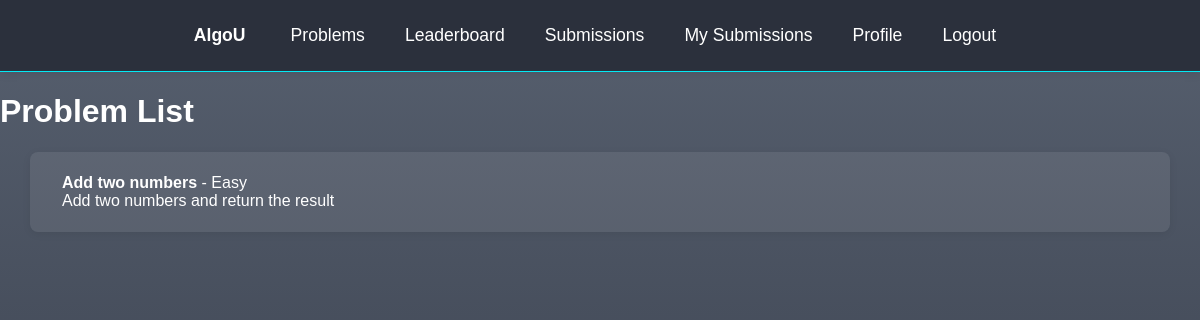
Screenshot of /problems/list/ (signed in) with the database file from the repository.
### problems/models.py (models this page shows, shortened)
class Problem(models.Model):
    title = models.CharField(max_length=200)
    description = models.TextField()
    difficulty = models.CharField(max_length=50)

### problems/views.py (the view)
# urls.py: path('list/', views.problem_list, name='problem-list'),
def problem_list(request):
    problems = Problem.objects.all()
    return render(request, 'problemList.html', {'problems': problems})

### problems/templates/problemList.html (shortened to what this page needs)
{% load static %}
<!DOCTYPE html>
<html lang="en">
<head>
    <link rel="stylesheet" href="{% static 'problemList.css' %}">
</head>
<body>
    {% include 'navbar.html' %}
    <h1>Problem List</h1>
    <ul style="list-style: none; padding: 0; margin: 0;">
        {% for problem in problems %}
        <li>
            <a href="{% url 'problem-detail' problem.id %}" style="text-decoration: none;">
                <div class="problem-box">
                    <strong>{{ problem.title }}</strong> - {{ problem.difficulty }}
                    <br>
                    {{ problem.description }}
                </div>
            </a>
        </li>
        {% empty %}
        <li>
            No problems available.
        </li>
        {% endfor %}
    </ul>
</body>
</html>

### problems/static/problemList.css (style rules this page uses)
body { margin: 0; padding: 0; font-family: Arial, Helvetica, sans-serif; background: linear-gradient(#57606f, #2f3542); height: 100vh; color: #fff; }
.problem-box { background: rgba(255, 255, 255, 0.08); color: #fff; border-radius: 8px; box-shadow: 0 2px 8px rgba(0,0,0,0.07); margin: 18px 0; padding: 22px 32px; width: 95%; margin-left: auto; margin-right: auto; transition: transform 0.2s cubic-bezier(.4,2,.6,1), box-shadow 0.2s cubic-bezier(.4,2,.6,1), background 0.2s; box-sizing: border-box; cursor: pointer; display: block; }

### rows the page displays
Problem: title "Add two numbers", difficulty "Easy", description "Add two numbers and return the result"
